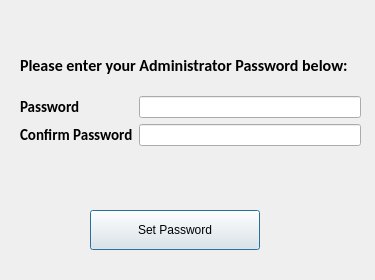
<?xml version="1.0" encoding="UTF-8"?>
<ui version="4.0">
 <class>apw_dialog</class>
 <widget class="QDialog" name="apw_dialog">
  <property name="geometry">
   <rect>
    <x>0</x>
    <y>0</y>
    <width>375</width>
    <height>280</height>
   </rect>
  </property>
  <property name="sizePolicy">
   <sizepolicy hsizetype="Fixed" vsizetype="Fixed">
    <horstretch>0</horstretch>
    <verstretch>0</verstretch>
   </sizepolicy>
  </property>
  <property name="windowTitle">
   <string>Dialog</string>
  </property>
  <widget class="QPushButton" name="set_apw">
   <property name="geometry">
    <rect>
     <x>90</x>
     <y>210</y>
     <width>170</width>
     <height>40</height>
    </rect>
   </property>
   <property name="text">
    <string>Set Password</string>
   </property>
  </widget>
  <widget class="QWidget" name="layoutWidget">
   <property name="geometry">
    <rect>
     <x>20</x>
     <y>40</y>
     <width>341</width>
     <height>106</height>
    </rect>
   </property>
   <layout class="QVBoxLayout" name="verticalLayout">
    <item>
     <widget class="QLabel" name="label">
      <property name="font">
       <font>
        <family>Calibri</family>
        <pointsize>12</pointsize>
        <bold>true</bold>
       </font>
      </property>
      <property name="text">
       <string>Please enter your Administrator Password below:</string>
      </property>
      <property name="wordWrap">
       <bool>true</bool>
      </property>
     </widget>
    </item>
    <item>
     <layout class="QFormLayout" name="formLayout">
      <item row="0" column="0">
       <widget class="QLabel" name="label_2">
        <property name="font">
         <font>
          <family>Calibri</family>
          <pointsize>11</pointsize>
          <bold>true</bold>
         </font>
        </property>
        <property name="text">
         <string>Password</string>
        </property>
       </widget>
      </item>
      <item row="0" column="1">
       <widget class="QLineEdit" name="apw_1">
        <property name="text">
         <string/>
        </property>
        <property name="echoMode">
         <enum>QLineEdit::Password</enum>
        </property>
       </widget>
      </item>
      <item row="1" column="0">
       <widget class="QLabel" name="label_3">
        <property name="font">
         <font>
          <family>Calibri</family>
          <pointsize>11</pointsize>
          <bold>true</bold>
         </font>
        </property>
        <property name="text">
         <string>Confirm Password</string>
        </property>
       </widget>
      </item>
      <item row="1" column="1">
       <widget class="QLineEdit" name="apw_2">
        <property name="echoMode">
         <enum>QLineEdit::Password</enum>
        </property>
       </widget>
      </item>
     </layout>
    </item>
   </layout>
  </widget>
  <widget class="QLabel" name="err_message">
   <property name="geometry">
    <rect>
     <x>20</x>
     <y>150</y>
     <width>341</width>
     <height>38</height>
    </rect>
   </property>
   <property name="palette">
    <palette>
     <active>
      <colorrole role="WindowText">
       <brush brushstyle="SolidPattern">
        <color alpha="255">
         <red>170</red>
         <green>0</green>
         <blue>0</blue>
        </color>
       </brush>
      </colorrole>
      <colorrole role="Text">
       <brush brushstyle="SolidPattern">
        <color alpha="255">
         <red>170</red>
         <green>0</green>
         <blue>0</blue>
        </color>
       </brush>
      </colorrole>
      <colorrole role="Window">
       <brush brushstyle="SolidPattern">
        <color alpha="255">
         <red>255</red>
         <green>255</green>
         <blue>255</blue>
        </color>
       </brush>
      </colorrole>
     </active>
     <inactive>
      <colorrole role="WindowText">
       <brush brushstyle="SolidPattern">
        <color alpha="255">
         <red>0</red>
         <green>0</green>
         <blue>0</blue>
        </color>
       </brush>
      </colorrole>
      <colorrole role="Text">
       <brush brushstyle="SolidPattern">
        <color alpha="255">
         <red>0</red>
         <green>0</green>
         <blue>0</blue>
        </color>
       </brush>
      </colorrole>
      <colorrole role="Window">
       <brush brushstyle="SolidPattern">
        <color alpha="255">
         <red>239</red>
         <green>239</green>
         <blue>239</blue>
        </color>
       </brush>
      </colorrole>
     </inactive>
     <disabled>
      <colorrole role="WindowText">
       <brush brushstyle="SolidPattern">
        <color alpha="255">
         <red>190</red>
         <green>190</green>
         <blue>190</blue>
        </color>
       </brush>
      </colorrole>
      <colorrole role="Text">
       <brush brushstyle="SolidPattern">
        <color alpha="255">
         <red>190</red>
         <green>190</green>
         <blue>190</blue>
        </color>
       </brush>
      </colorrole>
      <colorrole role="Window">
       <brush brushstyle="SolidPattern">
        <color alpha="255">
         <red>255</red>
         <green>255</green>
         <blue>255</blue>
        </color>
       </brush>
      </colorrole>
     </disabled>
    </palette>
   </property>
   <property name="font">
    <font>
     <family>Calibri</family>
     <pointsize>11</pointsize>
     <italic>true</italic>
     <bold>true</bold>
    </font>
   </property>
   <property name="text">
    <string/>
   </property>
   <property name="wordWrap">
    <bool>true</bool>
   </property>
  </widget>
 </widget>
 <resources/>
 <connections/>
</ui>
